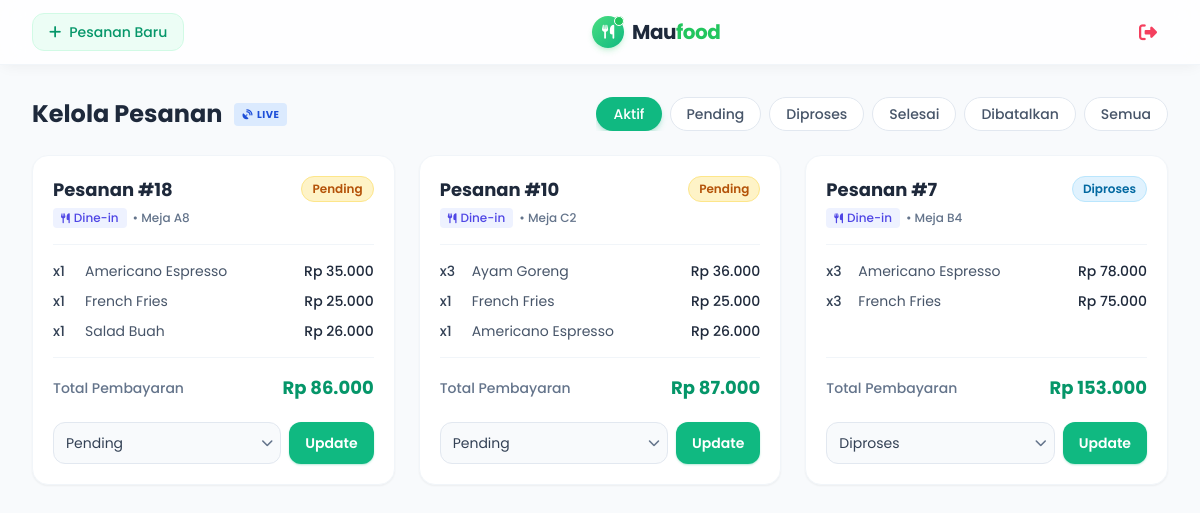
Screenshot of /pelayan/kelola_pesanan.php (signed in) with the database file from the repository.
### tables this page shows
CREATE TABLE `pesanan` (
  `id` int NOT NULL,
  `user_id` int DEFAULT NULL,
  `tanggal` datetime DEFAULT CURRENT_TIMESTAMP,
  `total` int DEFAULT NULL,
  `status` enum('pending','diproses','selesai','dibatalkan') NOT NULL DEFAULT 'pending',
  `meja` varchar(20) DEFAULT NULL,
  `dibuat_oleh` int DEFAULT NULL,
  `created_at` timestamp NOT NULL DEFAULT CURRENT_TIMESTAMP,
  `member_id` int DEFAULT NULL,
  `tipe` enum('dine-in','delivery') NOT NULL
);

CREATE TABLE `detail_pesanan` (
  `id` int NOT NULL,
  `pesanan_id` int DEFAULT NULL,
  `menu_id` int DEFAULT NULL,
  `jumlah` int DEFAULT NULL,
  `subtotal` int DEFAULT NULL,
  `catatan` varchar(255) DEFAULT NULL
);

CREATE TABLE `menu` (
  `id` int NOT NULL,
  `nama_menu` varchar(100) DEFAULT NULL,
  `harga` int DEFAULT NULL,
  `deskripsi` text,
  `kategori` varchar(50) DEFAULT NULL,
  `bahan_baku` varchar(50) DEFAULT NULL,
  `rasa` enum('manis','pedas','gurih') DEFAULT NULL,
  `gambar` varchar(255) DEFAULT NULL
);

### pelayan/kelola_pesanan.php (the view, shortened to what this page needs)
<?php
include '../config/koneksi.php';
$filter = $_GET['filter'] ?? 'aktif';
$whereClause = "1=1";
if ($filter === 'aktif') {
    $whereClause = "status IN ('pending','diproses')";
} elseif (in_array($filter, ['pending', 'diproses', 'selesai', 'dibatalkan'], true)) {
    $whereClause = "status = '" . mysqli_real_escape_string($conn, $filter) . "'";
}
$orderQuery = mysqli_query($conn, "SELECT p.*, u.nama AS nama_pemesan
    FROM pesanan p
    LEFT JOIN users u ON p.user_id = u.id
    WHERE $whereClause
    ORDER BY p.id DESC");
$orders = [];
while ($row = mysqli_fetch_assoc($orderQuery)) {
    $detailQuery = mysqli_query($conn, "SELECT dp.*, m.nama_menu FROM detail_pesanan dp
        LEFT JOIN menu m ON dp.menu_id = m.id
        WHERE dp.pesanan_id='{$row['id']}'");
    $row['details'] = [];
    while ($d = mysqli_fetch_assoc($detailQuery)) {
        $row['details'][] = $d;
    }
    $orders[] = $row;
}
function badgeColorTailwind($status) {
    return match ($status) {
        'pending' => 'bg-amber-100 text-amber-700 border-amber-200',
        'diproses' => 'bg-sky-100 text-sky-700 border-sky-200',
        'selesai' => 'bg-emerald-100 text-emerald-700 border-emerald-200',
        'dibatalkan' => 'bg-rose-100 text-rose-700 border-rose-200',
        default => 'bg-slate-100 text-slate-700 border-slate-200'
    };
}
if (count($orders) === 0): ?>
    <div class="bg-white rounded-3xl p-12 text-center border border-slate-100 shadow-sm mt-8">
        <div class="inline-flex items-center justify-center w-20 h-20 rounded-full bg-slate-50 text-slate-300 mb-4">
            <i class="fa-solid fa-receipt text-4xl"></i>
        </div>
        <h3 class="text-lg font-semibold text-slate-700 mb-1">Tidak Ada Pesanan</h3>
        <p class="text-slate-500 text-sm">Belum ada data pesanan untuk filter yang dipilih saat ini.</p>
    </div>
<?php else: ?>
    <div class="grid grid-cols-1 md:grid-cols-2 lg:grid-cols-3 gap-6">
        <?php
        $delay = 0;
        foreach ($orders as $order):
            $animDelay = $delay * 0.1;
            $delay++;
        ?>
            <div class="bg-white rounded-2xl p-5 shadow-sm border border-slate-100 hover:shadow-md transition-shadow duration-300 order-card flex flex-col h-full" style="animation-delay: <?= $animDelay ?>s;">
                <div class="flex justify-between items-start mb-4">
                    <div>
                        <h3 class="text-lg font-bold text-slate-800">Pesanan #<?= (int) $order['id'] ?></h3>
                        <div class="flex items-center gap-1.5 text-xs font-medium mt-1 text-slate-500">
                            <?php if ($order['tipe'] === 'dine-in'): ?>
                                <span class="bg-indigo-50 text-indigo-600 px-2 py-0.5 rounded flex items-center gap-1">
                                    <i class="fa-solid fa-utensils text-[10px]"></i> Dine-in
                                </span>
                                <span>• Meja <?= htmlspecialchars($order['meja'] ?? '-') ?></span>
                            <?php endif; ?>
                        </div>
                    </div>
                    <span class="text-xs font-semibold px-2.5 py-1 rounded-full border capitalize <?= badgeColorTailwind($order['status']) ?>">
                        <?= htmlspecialchars($order['status']) ?>
                    </span>
                </div>
                <div class="w-full h-px bg-slate-100 mb-4"></div>
                <div class="flex-grow space-y-2.5 mb-4">
                    <?php foreach ($order['details'] as $d): ?>
                        <div class="text-sm">
                            <div class="flex justify-between items-center">
                                <div class="flex items-center gap-2 overflow-hidden text-slate-600">
                                    <span class="font-medium text-slate-700 min-w-[24px]">x<?= (int) $d['jumlah'] ?></span>
                                    <span class="truncate"><?= htmlspecialchars($d['nama_menu'] ?? 'Menu Dihapus') ?></span>
                                </div>
                                <span class="font-medium text-slate-800 whitespace-nowrap ml-2">Rp <?= number_format($d['subtotal'], 0, ',', '.') ?></span>
                            </div>
                        </div>
                    <?php endforeach; ?>
                </div>
                <div class="w-full h-px bg-slate-100 mb-4"></div>
                <div class="flex justify-between items-center mb-5">
                    <span class="text-sm font-medium text-slate-500">Total Pembayaran</span>
                    <strong class="text-lg text-emerald-600">Rp <?= number_format($order['total'], 0, ',', '.') ?></strong>
                </div>
                <?php if (!in_array($order['status'], ['selesai', 'dibatalkan'], true)): ?>
                    <form method="POST" class="mt-auto flex gap-2 status-form">
                        <div class="relative flex-grow">
                            <select name="status_baru" class="w-full appearance-none bg-slate-50 border border-slate-200 text-slate-700 text-sm rounded-xl px-3 py-2.5 focus:outline-none focus:ring-2 focus:ring-emerald-500/20 focus:border-emerald-500 transition-colors">
                                <option value="pending" <?= $order['status'] === 'pending' ? 'selected' : '' ?>>Pending</option>
                                <option value="diproses" <?= $order['status'] === 'diproses' ? 'selected' : '' ?>>Diproses</option>
                            </select>
                            <div class="pointer-events-none absolute inset-y-0 right-0 flex items-center px-2 text-slate-500">
                            </div>
                        </div>
                        <button type="submit" name="update_status" class="bg-emerald-500 hover:bg-emerald-600 text-white px-4 py-2.5 rounded-xl text-sm font-semibold transition-colors duration-200 shadow-sm shadow-emerald-500/30">
                            Update
                        </button>
                    </form>
                <?php else: ?>
                    <div class="mt-auto bg-slate-50 text-slate-500 text-sm font-medium py-2.5 rounded-xl text-center border border-slate-100">
                        Pesanan telah <?= htmlspecialchars($order['status']) ?>
                    </div>
                <?php endif; ?>
            </div>
        <?php endforeach; ?>
    </div>
<?php endif;
$cardsHtml = ob_get_clean();
?>
<!DOCTYPE html>
<html lang="id">
<head>
    <script src="https://cdn.tailwindcss.com"></script>
    <link rel="stylesheet" href="https://cdnjs.cloudflare.com/ajax/libs/font-awesome/6.4.0/css/all.min.css">
</head>
<body class="text-slate-800 antialiased min-h-screen flex flex-col">
    <nav class="bg-white/80 backdrop-blur-md shadow-[0_2px_15px_-3px_rgba(0,0,0,0.07)] sticky top-0 z-50 border-b border-slate-100">
        <div class="max-w-7xl mx-auto px-4 sm:px-6 lg:px-8">
            <div class="flex justify-between h-16 items-center">
                <a href="pesan.php" class="inline-flex items-center gap-2 bg-emerald-50 text-emerald-600 hover:bg-emerald-100 hover:text-emerald-700 px-4 py-2 rounded-xl font-medium text-sm transition-colors duration-200 border border-emerald-100">
                    <i class="fa-solid fa-plus"></i>
                    <span class="hidden sm:inline">Pesanan Baru</span>
                </a>
                <div class="flex-shrink-0 flex items-center gap-2">
                    <div class="w-8 h-8 rounded-full bg-gradient-to-br from-green-400 to-emerald-500 text-white flex items-center justify-center shadow-md shadow-green-500/20 relative">
                        <i class="fa-solid fa-utensils text-sm"></i>
                        <span class="absolute top-0 right-0 flex h-2.5 w-2.5">
                          <span class="relative inline-flex rounded-full h-2.5 w-2.5 bg-green-500 border border-white"></span>
                        </span>
                    </div>
                    <h1 class="font-bold text-xl tracking-tight">Mau<span class="text-green-500">food</span></h1>
                </div>
                <a href="../auth/logout.php" class="inline-flex items-center justify-center w-10 h-10 rounded-xl text-rose-500 hover:bg-rose-50 hover:text-rose-600 transition-colors duration-200" title="Keluar">
                    <i class="fa-solid fa-right-from-bracket text-lg"></i>
                </a>
            </div>
        </div>
    </nav>
    <main class="flex-grow max-w-7xl mx-auto w-full px-4 sm:px-6 lg:px-8 py-8">
        <div class="mb-6 flex flex-col sm:flex-row sm:items-center justify-between gap-4">
            <div class="flex items-center gap-3">
                <h2 class="text-2xl font-bold text-slate-800">Kelola Pesanan</h2>
                <span class="bg-blue-100 text-blue-700 text-[10px] font-bold px-2 py-1 rounded uppercase tracking-wider animate-pulse flex items-center gap-1"><i class="fa-solid fa-satellite-dish"></i> Live</span>
            </div>
            <div class="flex gap-2 overflow-x-auto filter-scroll pb-2 sm:pb-0">
                <?php
                $filters = [
                    'aktif' => 'Aktif',
                    'pending' => 'Pending',
                    'diproses' => 'Diproses',
                    'selesai' => 'Selesai',
                    'dibatalkan' => 'Dibatalkan',
                    'semua' => 'Semua'
                ];
                foreach ($filters as $key => $label):
                    $isActive = $filter === $key;
                    $activeClass = "bg-emerald-500 text-white shadow-md shadow-emerald-500/25 border-transparent";
                    $inactiveClass = "bg-white text-slate-600 border-slate-200 hover:bg-slate-50 hover:border-emerald-300 hover:text-emerald-600";
                    $appliedClass = $isActive ? $activeClass : $inactiveClass;
                ?>
                    <a href="?filter=<?= $key ?>" class="whitespace-nowrap px-4 py-1.5 rounded-full text-sm font-medium border transition-all duration-200 <?= $appliedClass ?>">
                        <?= $label ?>
                    </a>
                <?php endforeach; ?>
            </div>
        </div>
        <div id="order-container">
            <?= $cardsHtml ?>
        </div>
    </main>
</body>
</html>

### pelayan/kelola_pesanan.php (style rules this page uses)
body { font-family: 'Poppins', sans-serif; background-color: #f8fafc; }
.order-card { animation: fadeIn 0.5s ease-out forwards; opacity: 0; transform: translateY(10px); }

### rows the page displays
pesanan: id "18", meja "A8", status "Pending", total "86.000", status_baru "Pending"
detail_pesanan: jumlah "1", menu.nama_menu "Americano Espresso", subtotal "35.000"
detail_pesanan: jumlah "1", menu.nama_menu "French Fries", subtotal "25.000"
detail_pesanan: jumlah "1", menu.nama_menu "Salad Buah", subtotal "26.000"
pesanan: id "10", meja "C2", status "Pending", total "87.000", status_baru "Pending"
detail_pesanan: jumlah "3", menu.nama_menu "Ayam Goreng", subtotal "36.000"
detail_pesanan: jumlah "1", menu.nama_menu "French Fries", subtotal "25.000"
detail_pesanan: jumlah "1", menu.nama_menu "Americano Espresso", subtotal "26.000"
pesanan: id "7", meja "B4", status "Diproses", total "153.000", status_baru "Diproses"
detail_pesanan: jumlah "3", menu.nama_menu "Americano Espresso", subtotal "78.000"
detail_pesanan: jumlah "3", menu.nama_menu "French Fries", subtotal "75.000"

### other values shown
$label "Aktif"
$label "Pending"
$label "Diproses"
$label "Selesai"
$label "Dibatalkan"
$label "Semua"
